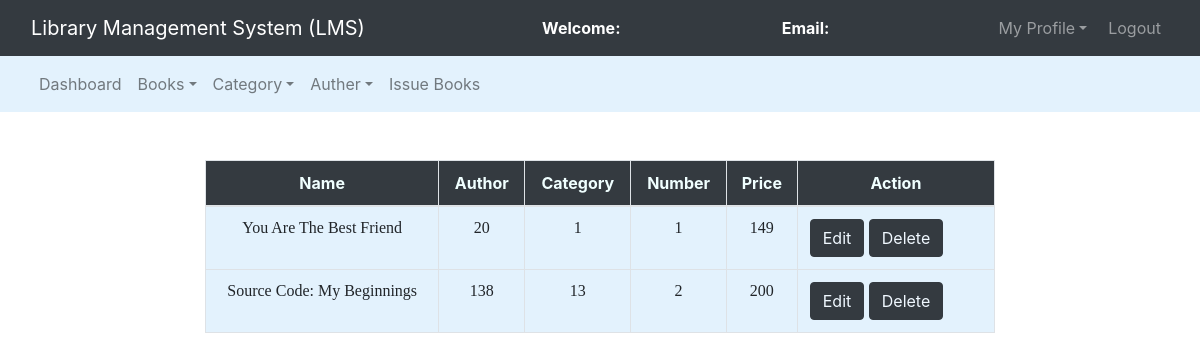
The page /admin/manage_book.php on the database its author committed.
### tables this page shows
CREATE TABLE `books` (
  `book_id` int(11) NOT NULL,
  `book_name` varchar(250) NOT NULL,
  `author_id` int(11) NOT NULL,
  `cat_id` int(11) NOT NULL,
  `book_no` int(11) NOT NULL,
  `book_price` int(11) NOT NULL
);

### admin/manage_book.php (the view, shortened to what this page needs)
<html lang="en">
<head>
    <link rel="stylesheet" type="text/css" href="../bootstrap-4.4.1/css/bootstrap.min.css">
</head>
<body>
    <nav class="navbar navbar-expand-lg navbar-dark bg-dark">
        <div class="container-fluid">
            <div class="navbar-header">
                <a class="navbar-brand" href="admin_dashboard.php">Library Management System (LMS)</a>
            </div>
            <font style="color:white"><span><strong>Welcome: <?php
                                                                ?></strong></span></font>
            <font style="color:white"><span><strong>Email: <?php
                                                            ?></strong></span></font>
            <ul class="nav navbar-nav navbar-right">
                <li class="nav-item dropdown">
                    <a class="nav-link dropdown-toggle" data-toggle="dropdown" style=" margin-right:5px" ;>My Profile</a>
                </li>
                <li class="nav-item"><a class="nav-link" href="aindex.php">Logout</a></li>
            </ul>
        </div>
    </nav>
    <nav class="navbar navbar-expand-lg navbar-light" style="background-color:#e3f2fd">
        <div class="container-fluid">
            <ul class="nav navbar-nav navbar-center">
                <li class="nav-item">
                    <a href="admin_dashboard.php" class="nav-link">Dashboard</a>
                </li>
                <li class="nav item-dropdown">
                    <a href="" class="nav-link dropdown-toggle" data-toggle="dropdown">Books</a>
                </li>
                <li class="nav item-dropdown">
                    <a href="" class="nav-link dropdown-toggle" data-toggle="dropdown">Category</a>
                </li>
                <li class="nav item-dropdown">
                    <a href="" class="nav-link dropdown-toggle" data-toggle="dropdown">Auther</a>
                </li>
                <li class="nav-item">
                    <a href="issued_book.php" class="nav-link">Issue Books</a>
                </li>
            </ul>
        </div>
    </nav><br><br>
    <div class="row">
        <div class="col-md-2"></div>
        <div class="col-md-8">
            <table class="table table-bordered table-hover" style="width: 100%; text-align:center" ;>
                <thead>
                    <tr>
                        <th style="background-color:#343A40; color:azure">Name</th>
                        <th style="background-color:#343A40; color:azure">Author</th>
                        <th style="background-color:#343A40; color:azure">Category</th>
                        <th style="background-color:#343A40; color:azure">Number</th>
                        <th style="background-color:#343A40; color:azure">Price</th>
                        <th style="background-color:#343A40; color:azure">Action</th>
                    </tr>
                </thead>
                <?php
                $connection = mysqli_connect("localhost", "root", "");
                $query = "select * from books";
                $query_run = mysqli_query($connection, $query);
                while ($row = mysqli_fetch_assoc($query_run)) {
                ?>
                    <tr style="background-color:#e3f2fd" ;>
                        <td style="font-family:verdana"><?php echo $row['book_name'] ?></td>
                        <td style="font-family:verdana"><?php echo $row['author_id'] ?></td>
                        <td style="font-family:verdana"><?php echo $row['cat_id'] ?></td>
                        <td style="font-family:verdana"><?php echo $row['book_no'] ?></td>
                        <td style="font-family:verdana"><?php echo $row['book_price'] ?></td>
                        <td style="text-align:left; width: 25%" ;>
                            <button class="btn btn-dark" ><a href="edit_book.php?bn=<?php echo $row['book_no'];?>" style="color:aliceblue";>Edit</a></button>
                            <button class="btn btn-dark" herf="delete.php"><a href="delete_book.php?bn=<?php echo $row['book_no'];?>" style="color:aliceblue";>Delete</a></button>
                        </td>
                    </tr>
                <?php
                }
                ?>
            </table>
        </div>
        <div class="col-md-2"></div>
    </div>
</body>
</html>

### rows shown on the page
books: book_name "You Are The Best Friend", author "20", cat "1", book_no "1", book_price "149"
books: book_name "Source Code: My Beginnings", author "138", cat "13", book_no "2", book_price "200"
